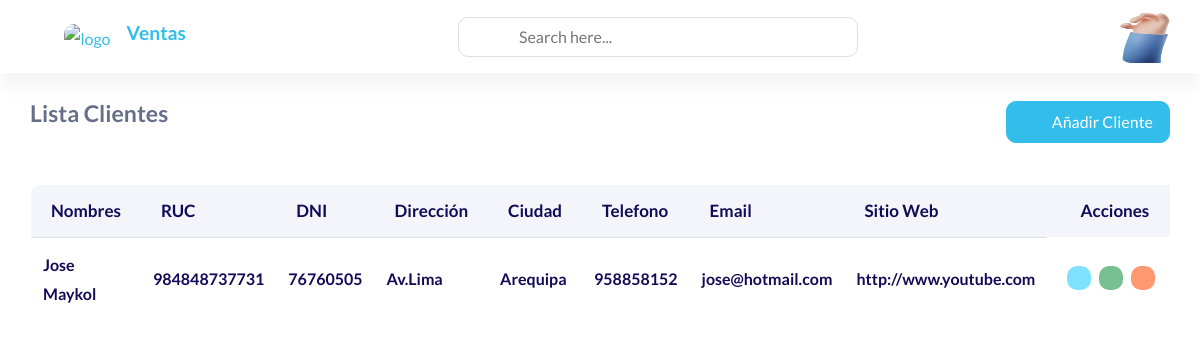
Screenshot of /customers/list/ with the database file from the repository.
### customers/models.py (models this page shows, shortened)
class Cliente(models.Model):
    RUC = models.CharField(max_length= 12,verbose_name='RUC')
    DNI = models.CharField(max_length= 8,verbose_name= "DNI")
    name = models.CharField(max_length= 50,verbose_name='Nombre de cliente')
    adress = models.CharField(max_length= 50,verbose_name='Direccion')
    city = models.CharField(max_length= 50,verbose_name= 'Ciudad')
    phone_number = models.CharField(max_length= 9,verbose_name= 'Numero de telefono')
    email = models.EmailField(verbose_name='Email')
    site_web = models.URLField(verbose_name= 'Sitio web', blank= True)
    class Meta:
        verbose_name = 'Cliente'
        verbose_name_plural = 'Clientes'

### customers/views.py (the view)
# urls.py: path('list/', views.ClienteListView.as_view(), name='list_customer'),
class ClienteListView(ListView):
    model = Cliente
    template_name = "list_customer.html"

### customers/templates/list_customer.html (shortened to what this page needs)
{% extends 'index.html' %}
{% block content %}
      <div class="content-page">
<div class="container-fluid">
  <div class="row">
      <div class="col-lg-12">
          <div class="d-flex flex-wrap flex-wrap align-items-center justify-content-between mb-4">
              <div>
                  <h4 class="mb-3">Lista Clientes</h4>
              </div>
              <a href="{% url 'create_customer' %}" class="btn btn-primary add-list"><i class="las la-plus mr-3"></i>Añadir Cliente</a>
          </div>
      </div>
      <div class="col-lg-12">
          <div class="table-responsive rounded mb-3">
          <table class="data-tables table mb-0 tbl-server-info">
              <thead class="bg-white text-uppercase">
                  <tr class="ligth ligth-data">
                      <th>Nombres</th>
                      <th>RUC</th>
                      <th>DNI</th>
                      <th>Dirección</th>
                      <th>Ciudad</th>
                      <th>Telefono</th>
                      <th>Email</th>
                      <th>Sitio web</th>
                      <th>Acciones</th>
                  </tr>
              </thead>
              <tbody class="ligth-body">
                {% for customer  in object_list %}
                  <tr>
                        <th>{{customer.name}}</th>
                        <th>{{customer.RUC}}</th>
                        <th>{{customer.DNI}}</th>
                        <th>{{customer.adress}}</th>
                        <th>{{customer.city}}</th>
                        <th>{{customer.phone_number}}</th>
                        <th>{{customer.email}}</th>
                        <th>{{customer.site_web}}</th>
                      <td>
                          <div class="d-flex align-items-center list-action">
                              <a class="badge badge-info mr-2" data-toggle="tooltip" data-placement="top" title="" data-original-title="View"
                                  href="{% url 'detail_customer' customer.id %}"><i class="ri-eye-line mr-0"></i></a>
                              <a class="badge bg-success mr-2" data-toggle="tooltip" data-placement="top" title="" data-original-title="Edit"
                                  href="{% url 'update_customer' customer.id %}"><i class="ri-pencil-line mr-0"></i></a>
                              <a class="badge bg-warning mr-2" data-toggle="tooltip" data-placement="top" title="" data-original-title="Delete"
                                  href="{% url 'delete_customer' customer.id %}"><i class="ri-delete-bin-line mr-0"></i></a>
                          </div>
                      </td>
                  </tr>
                  {% endfor %}
              </tbody>
          </table>
          </div>
      </div>
  </div>
</div>
</div>
</div>
{% endblock content %}

### rows the page displays
Cliente: name "Jose Maykol", RUC "984848737731", DNI "76760505", adress "Av.Lima", city "Arequipa", phone_number "958858152", email "jose@hotmail.com", site_web "http://www.youtube.com"
